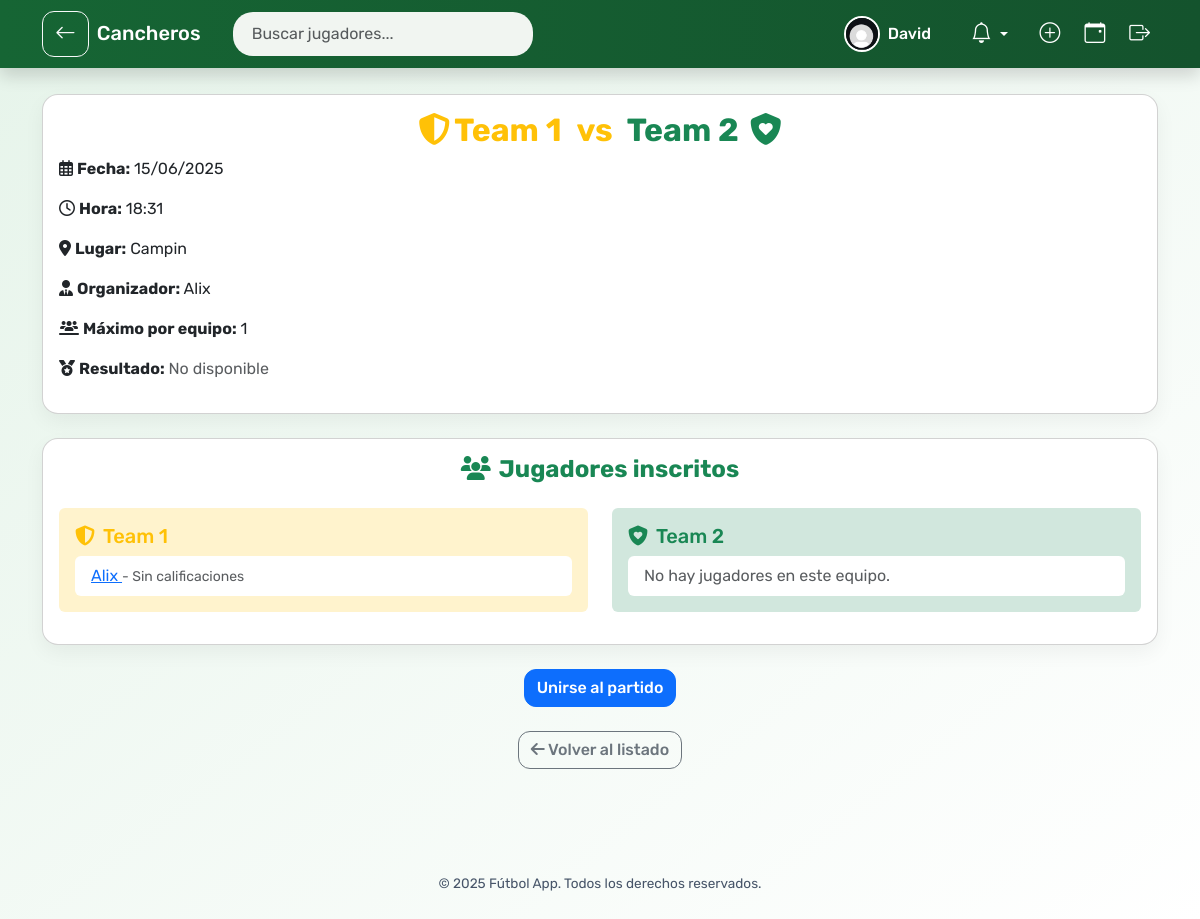
The page /partido/11 (signed in) on the database as committed earlier.
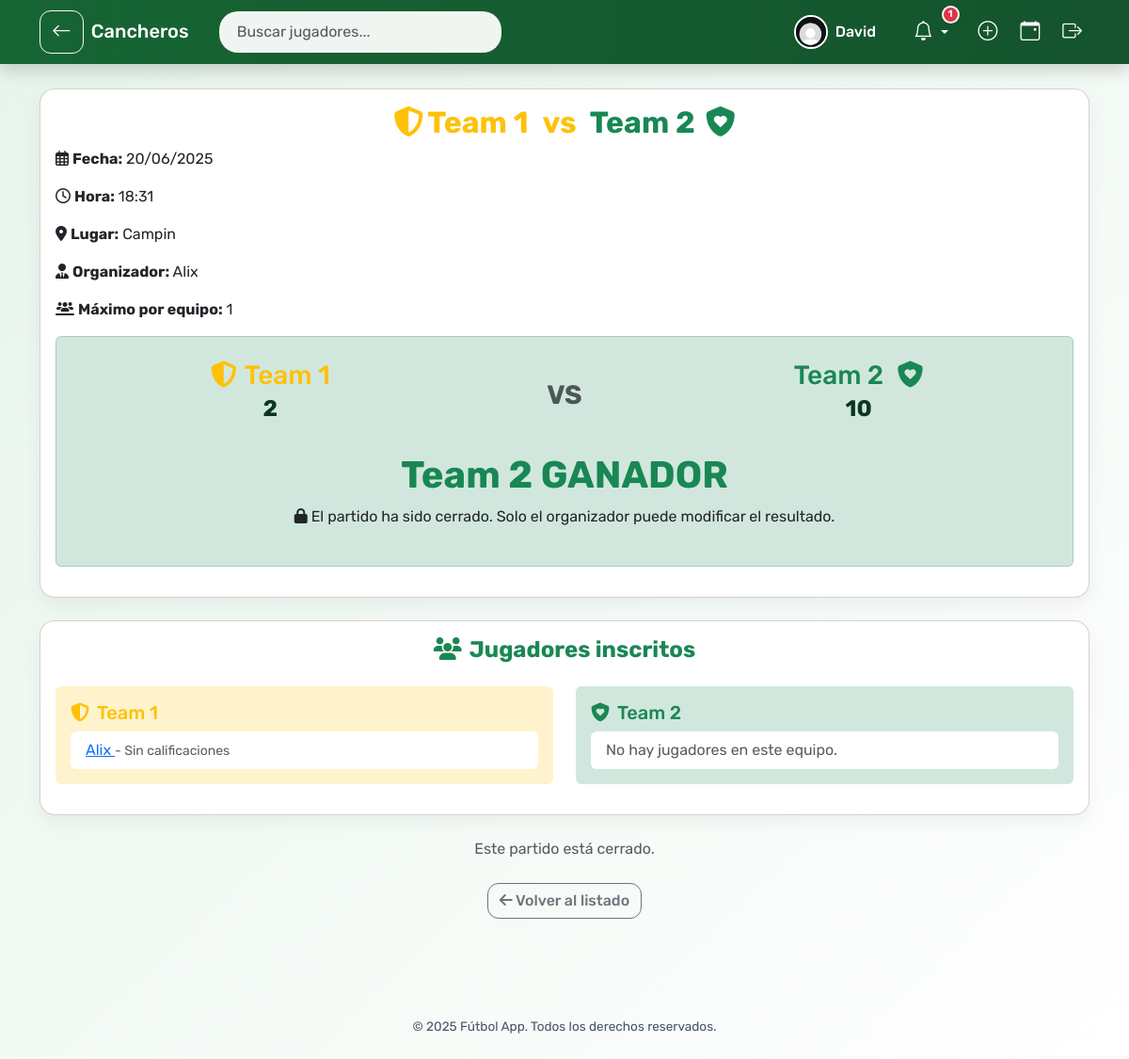
The same page on the database as committed later.
### models.py (models this page shows, shortened)
class Partido(db.Model):
    __tablename__ = 'partido'
    id = db.Column(db.Integer, primary_key=True)
    fecha_hora = db.Column(db.DateTime, nullable=False)
    lugar = db.Column(db.String(200), nullable=False)
    equipo1 = db.Column(db.String(100), nullable=False)
    equipo2 = db.Column(db.String(100), nullable=False)
    max_jugadores = db.Column(db.Integer, nullable=False)
    resultado = db.Column(db.String(100))
    cerrado = db.Column(db.Boolean, default=False)
    solo_por_invitacion = db.Column(db.Boolean, default=False)
    enlace_invitacion = db.Column(db.String(100), unique=True, nullable=True)  # ✅ Link público
    organizador_id = db.Column(db.Integer, db.ForeignKey('user.id'))
    organizador = db.relationship('User', back_populates='partidos_creados')
    inscripciones = db.relationship('Inscripcion', back_populates='partido', cascade="all, delete-orphan")
    calificaciones = db.relationship('Calificacion', backref='partido', lazy='dynamic', cascade="all, delete-orphan")

### app.py (the view)
@app.route('/partido/<int:partido_id>')
@login_required
def detalle_partido(partido_id):
    partido = Partido.query.get_or_404(partido_id)
    calificaciones = list(partido.calificaciones)
    ya_inscrito = Inscripcion.query.filter_by(user_id=current_user.id, partido_id=partido.id).first() is not None
    invitacion = Invitacion.query.filter_by(partido_id=partido.id, usuario_id=current_user.id).first()
    invitado = invitacion is not None
    amigos = []
    if current_user.id == partido.organizador_id:
        enviados = [a.amigo for a in current_user.amistades_enviadas if a.confirmada]
        recibidos = [a.usuario for a in current_user.amistades_recibidas if a.confirmada]
        amigos = enviados + recibidos
    invitados_ids = [inv.usuario_id for inv in partido.invitaciones]
    usuarios_buscados = []
    buscar_query = request.args.get("buscar", "").strip()
    if current_user.id == partido.organizador_id and buscar_query:
        usuarios_buscados = User.query.filter(
            User.username.ilike(f"%{buscar_query}%"),
            User.id != current_user.id
        ).all()
    return render_template(
        'detalle_partido.html',
        partido=partido,
        calificaciones=calificaciones,
        ya_inscrito=ya_inscrito,
        invitado=invitado,
        amigos=amigos,
        invitados_ids=invitados_ids,
        usuarios_buscados=usuarios_buscados
    )

### app.py (called while the page is built)
@login_manager.user_loader
def load_user(user_id):
    return User.query.get(int(user_id))

@app.context_processor
def utility_processor():
    def calificacion_jugador_en_partido(jugador, partido_id):
        calificaciones = [c.puntuacion for c in jugador.calificaciones_recibidas if c.partido_id == partido_id]
        if calificaciones:
            return round(sum(calificaciones) / len(calificaciones), 2)
        return None
    return dict(calificacion_jugador_en_partido=calificacion_jugador_en_partido)

@app.context_processor
def inject_notificaciones():
    if current_user.is_authenticated:
        solicitudes = Amistad.query.filter_by(amigo_id=current_user.id, confirmada=False).count()
        invitaciones = Invitacion.query \
            .filter_by(usuario_id=current_user.id) \
            .join(Partido).filter(Partido.cerrado == False).count()
        return {
            'solicitudes_count': solicitudes,
            'invitaciones_count': invitaciones
        }
    return {
        'solicitudes_count': 0,
        'invitaciones_count': 0
    }

### templates/detalle_partido.html (shortened to what the changed rows need)
{% extends 'base.html' %}
{% block content %}
<link rel="stylesheet" href="https://cdnjs.cloudflare.com/ajax/libs/font-awesome/6.5.0/css/all.min.css" />
<div class="container py-4">
    <div class="card">
        <div class="card-body">
            <h2 class="card-title text-center">
    <span class="text-warning">
        <i class="fas fa-shield-alt me-1"></i>{{ partido.equipo1 }}
    </span>
    <span class="mx-2 text-warning">vs</span>
    <span class="text-success">
        {{ partido.equipo2 }} <i class="fas fa-shield-heart ms-1"></i>
    </span>
</h2>
            <p><i class="fa-regular fa-calendar-days me-1"></i><strong>Fecha:</strong> {{ partido.fecha_hora.strftime('%d/%m/%Y') }}</p>
            <p><i class="fa-regular fa-clock me-1"></i><strong>Hora:</strong> {{ partido.fecha_hora.strftime('%H:%M') }}</p>
            <p><i class="fa-solid fa-location-dot me-1"></i><strong>Lugar:</strong> {{ partido.lugar }}</p>
            <p><i class="fa-solid fa-user-tie me-1"></i><strong>Organizador:</strong> {{ partido.organizador.username }}</p>
            <p><i class="fa-solid fa-users-line me-1"></i><strong>Máximo por equipo:</strong> {{ partido.max_jugadores }}</p>
{% if partido.cerrado %}
<div class="alert alert-success text-center py-4" role="alert">
    <div class="row align-items-center justify-content-center">
        <div class="col-md-5">
            <h3 class="text-warning mb-1">
                <i class="fas fa-shield-alt me-2"></i>{{ partido.equipo1 }}
            </h3>
            {% set goles = partido.resultado.split('-') %}
            {% if goles|length == 2 %}
                <h4 class="fw-bold">{{ goles[0] }}</h4>
            {% endif %}
        </div>
        <div class="col-md-2">
            <span class="fs-3 fw-bold text-muted">VS</span>
        </div>
        <div class="col-md-5">
            <h3 class="text-success mb-1">
                {{ partido.equipo2 }} <i class="fas fa-shield-heart ms-2"></i>
            </h3>
            {% if goles|length == 2 %}
                <h4 class="fw-bold">{{ goles[1] }}</h4>
            {% endif %}
        </div>
    </div>
    <div class="mt-4">
        {% if goles|length == 2 %}
            {% set goles1 = goles[0]|int %}
            {% set goles2 = goles[1]|int %}
            {% if goles1 > goles2 %}
                <div>
                    <span class="display-6 text-warning fw-bold">{{ partido.equipo1 }} GANADOR</span>
                    <p class="text-dark mt-2">
                        <i class="fas fa-lock me-1"></i>El partido ha sido cerrado. Solo el organizador puede modificar el resultado.
                    </p>
                </div>
            {% elif goles2 > goles1 %}
                <div>
                    <span class="display-6 text-success fw-bold">{{ partido.equipo2 }} GANADOR</span>
                    <p class="text-dark mt-2">
                        <i class="fas fa-lock me-1"></i>El partido ha sido cerrado. Solo el organizador puede modificar el resultado.
                    </p>
                </div>
            {% endif %}
        {% endif %}
    </div>
</div>
{% else %}
<p>
    <i class="fa-solid fa-medal me-1"></i><strong>Resultado:</strong>
    {% if current_user.id == partido.organizador_id and not partido.esta_expirado() %}
        <a href="{{ url_for('registrar_resultado', partido_id=partido.id) }}" class="btn btn-outline-primary btn-sm">Registrar resultado</a>
    {% else %}
        <span class="text-muted">No disponible</span>
    {% endif %}
</p>
{% endif %}
        </div>
    </div>
<div class="card">
    <div class="card-body">
        <div class="row">
            {% set equipos = [
                (partido.equipo1, 'warning', 'fas fa-shield-alt'),
                (partido.equipo2, 'success', 'fas fa-shield-heart')
            ] %}
            {% for equipo, color, icono in equipos %}
                <div class="col-md-6 mb-3">
                    <div class="p-3 bg-{{ color }}-subtle rounded">
                        <h5 class="text-{{ color }}">
                            <i class="{{ icono }} me-2"></i>{{ equipo }}
                        </h5>
                        <ul class="list-group">
                            {% set jugadores = partido.inscripciones | selectattr("equipo", "equalto", equipo) | list %}
                            {% if jugadores %}
                                {% for inscripcion in jugadores %}
                                    <li class="list-group-item d-flex justify-content-between align-items-center">
                                        <div>
                                            <a href="{{ url_for('perfil_usuario', user_id=inscripcion.user.id) }}">
                                                {{ inscripcion.user.username }}
                                            </a>
                                            <small class="text-muted">
                                                {% set promedio = calificacion_jugador_en_partido(inscripcion.user, partido.id) %}
                                                {% if promedio %}
                                                    - Promedio: {{ promedio }}/10
                                                {% else %}
                                                    - Sin calificaciones
                                                {% endif %}
                                            </small>
                                        </div>
                                    </li>
                                {% endfor %}
                            {% else %}
                                <li class="list-group-item text-muted">No hay jugadores en este equipo.</li>
                            {% endif %}
                        </ul>
                    </div>
                </div>
            {% endfor %}
        </div>
    </div>
</div>
    <div class="text-center mt-4">
        {% if current_user.is_authenticated %}
            {% if partido.cerrado %}
                <p class="text-muted">Este partido está cerrado.</p>
            {% elif ya_inscrito %}
                <p class="text-success">Ya estás inscrito en este partido.</p>
            {% elif invitado and not partido.cerrado %}
                <a href="{{ url_for('unirse_partido', partido_id=partido.id) }}" class="btn btn-success">Unirse al partido</a>
            {% elif not partido.solo_por_invitacion %}
                <a href="{{ url_for('unirse_partido', partido_id=partido.id) }}" class="btn btn-primary">Unirse al partido</a>
            {% endif %}
        {% endif %}
        <div class="mt-4">
            <a href="{{ url_for('index') }}" class="btn btn-outline-secondary"><i class="fas fa-arrow-left"></i> Volver al listado</a>
        </div>
    </div>
</div>
{% endblock %}

### templates/base.html (shortened to what this page needs)
<!DOCTYPE html>
<html lang="es">
<head>
    <link href="https://cdn.jsdelivr.net/npm/bootstrap@5.3.3/dist/css/bootstrap.min.css" rel="stylesheet">
    <link href="https://cdn.jsdelivr.net/npm/bootstrap-icons@1.11.0/font/bootstrap-icons.css" rel="stylesheet">
    <link href="https://cdn.jsdelivr.net/npm/bootstrap@5.3.0/dist/css/bootstrap.min.css" rel="stylesheet">
    <link href="https://cdnjs.cloudflare.com/ajax/libs/font-awesome/6.4.0/css/all.min.css" rel="stylesheet">
    <link href="https://cdn.jsdelivr.net/npm/bootstrap-icons@1.10.5/font/bootstrap-icons.css" rel="stylesheet">
</head>
<body>
<nav class="navbar navbar-expand-lg fixed-top shadow">
    <div class="container">
        {% if request.endpoint not in ['index', 'inicio'] %}
        <a href="javascript:history.back()" class="btn btn-outline-light me-2" data-bs-toggle="tooltip" title="Volver">
            <i class="bi bi-arrow-left"></i>
        </a>
        {% endif %}
        <a class="navbar-brand" href="{{ url_for('index') if current_user.is_authenticated else url_for('inicio') }}">
             Cancheros
        </a>
        <div class="collapse navbar-collapse" id="mainNavbar">
            {% if current_user.is_authenticated %}
                <form class="d-flex position-relative me-auto ms-3" style="width: 300px;" onsubmit="return false;">
                    <input id="busqueda-nav" type="search" class="form-control" placeholder="Buscar jugadores..." autocomplete="off">
                </form>
            {% endif %}
            <ul class="navbar-nav ms-auto align-items-center">
                {% if current_user.is_authenticated %}
                    <li class="nav-item me-3 d-flex align-items-center gap-2">
    <a href="{{ url_for('perfil_usuario', user_id=current_user.id) }}"
       class="d-flex align-items-center text-decoration-none nav-link {% if request.endpoint == 'perfil_usuario' %}nav-active{% endif %}"
       data-bs-toggle="tooltip" title="Mi perfil">
        <img src="{{ url_for('static', filename='profile_pics/' ~ current_user.foto_perfil) }}"
             alt="Perfil" class="nav-profile-img" width="30" height="30">
        <span class="ms-2 text-white">{{ current_user.username }}</span>
    </a>
</li>
                    <li class="nav-item dropdown me-2 notification-icon" data-bs-toggle="tooltip" title="Notificaciones">
                        <a class="nav-link dropdown-toggle" href="#" role="button" data-bs-toggle="dropdown">
                            <i class="bi bi-bell"></i>
                            {% if solicitudes_count + invitaciones_count > 0 %}
                                <span class="notification-badge">{{ solicitudes_count + invitaciones_count }}</span>
                            {% endif %}
                        </a>
                    </li>
                    <li class="nav-item" data-bs-toggle="tooltip" title="Crear partido">
    <a class="nav-link {% if request.endpoint == 'crear_partido' %}nav-active{% endif %}" href="{{ url_for('crear_partido') }}">
        <i class="bi bi-plus-circle"></i>
    </a>
</li>
<li class="nav-item" data-bs-toggle="tooltip" title="Eventos">
    <a class="nav-link {% if request.endpoint == 'index' %}nav-active{% endif %}" href="{{ url_for('index') }}">
        <i class="bi bi-calendar-event"></i>
    </a>
</li>
                    <li class="nav-item" data-bs-toggle="tooltip" title="Cerrar sesión">
                        <a class="nav-link text-warning" href="{{ url_for('logout') }}">
                            <i class="bi bi-box-arrow-right"></i>
                        </a>
                    </li>
                {% endif %}
            </ul>
        </div>
    </div>
</nav>
<main class="container-fluid contenido">
    {% block content %}{% endblock %}
</main>
<footer>
    © {{ current_year or 2025 }} Fútbol App. Todos los derechos reservados.
</footer>
</body>
</html>

Rows that differ between the two databases and show on the page:
changed Partido "Team 1": fecha_hora "15/06/2025" → "20/06/2025"; cerrado False → True (drawn); equipo1 (not shown) → "Team 1"; equipo2 (not shown) → "Team 2"
Other text that changed with them:
{{ solicitudes_count + invitaciones_count }}: (not shown) → "1"
{{ goles[0] }}: (not shown) → "2"
{{ goles[1] }}: (not shown) → "10"
text no longer shown: "Resultado: No disponible Unirse al partido"
text now shown: "VS GANADOR El partido ha sido cerrado. Solo el organizador puede modificar el resultado. Este partido está cerrado."
